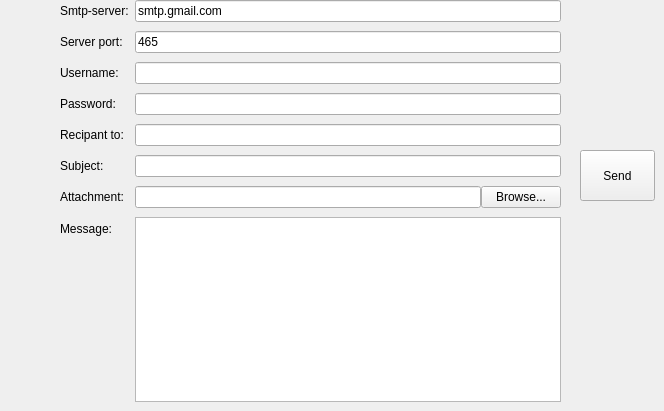
    <widget class="QWidget" name="tab_3">
     <attribute name="title">
      <string>Email</string>
     </attribute>
     <widget class="QWidget" name="layoutWidget">
      <property name="geometry">
       <rect>
        <x>60</x>
        <y>0</y>
        <width>501</width>
        <height>402</height>
       </rect>
      </property>
      <layout class="QFormLayout" name="formLayout">
       <property name="fieldGrowthPolicy">
        <enum>QFormLayout::ExpandingFieldsGrow</enum>
       </property>
       <property name="rowWrapPolicy">
        <enum>QFormLayout::WrapLongRows</enum>
       </property>
       <property name="verticalSpacing">
        <number>9</number>
       </property>
       <item row="0" column="0">
        <widget class="QLabel" name="label_22">
         <property name="text">
          <string>Smtp-server:</string>
         </property>
        </widget>
       </item>
       <item row="0" column="1">
        <widget class="QLineEdit" name="server">
         <property name="text">
          <string>smtp.gmail.com</string>
         </property>
        </widget>
       </item>
       <item row="1" column="0">
        <widget class="QLabel" name="label_23">
         <property name="text">
          <string>Server port:</string>
         </property>
        </widget>
       </item>
       <item row="1" column="1">
        <widget class="QLineEdit" name="port">
         <property name="text">
          <string>465</string>
         </property>
        </widget>
       </item>
       <item row="2" column="0">
        <widget class="QLabel" name="label_24">
         <property name="text">
          <string>Username:</string>
         </property>
        </widget>
       </item>
       <item row="2" column="1">
        <widget class="QLineEdit" name="uname"/>
       </item>
       <item row="3" column="0">
        <widget class="QLabel" name="label_25">
         <property name="text">
          <string>Password:</string>
         </property>
        </widget>
       </item>
       <item row="3" column="1">
        <widget class="QLineEdit" name="paswd">
         <property name="inputMask">
          <string/>
         </property>
         <property name="echoMode">
          <enum>QLineEdit::Password</enum>
         </property>
        </widget>
       </item>
       <item row="4" column="0">
        <widget class="QLabel" name="label_27">
         <property name="text">
          <string>Recipant to:</string>
         </property>
        </widget>
       </item>
       <item row="4" column="1">
        <widget class="QLineEdit" name="rcpt"/>
       </item>
       <item row="5" column="0">
        <widget class="QLabel" name="label_28">
         <property name="text">
          <string>Subject:</string>
         </property>
        </widget>
       </item>
       <item row="5" column="1">
        <widget class="QLineEdit" name="subject"/>
       </item>
       <item row="6" column="0">
        <widget class="QLabel" name="label_29">
         <property name="text">
          <string>Attachment:</string>
         </property>
        </widget>
       </item>
       <item row="7" column="0">
        <widget class="QLabel" name="label_30">
         <property name="text">
          <string>Message:</string>
         </property>
        </widget>
       </item>
       <item row="7" column="1">
        <widget class="QPlainTextEdit" name="msg"/>
       </item>
       <item row="6" column="1">
        <layout class="QHBoxLayout" name="horizontalLayout_3">
         <item>
          <widget class="QLineEdit" name="file">
           <property name="readOnly">
            <bool>true</bool>
           </property>
          </widget>
         </item>
         <item>
          <widget class="QPushButton" name="browseBtn">
           <property name="text">
            <string>Browse...</string>
           </property>
          </widget>
         </item>
        </layout>
       </item>
      </layout>
     </widget>
     <widget class="QPushButton" name="sendBtn">
      <property name="geometry">
       <rect>
        <x>580</x>
        <y>150</y>
        <width>75</width>
        <height>51</height>
       </rect>
      </property>
      <property name="text">
       <string>Send</string>
      </property>
     </widget>
    </widget>
